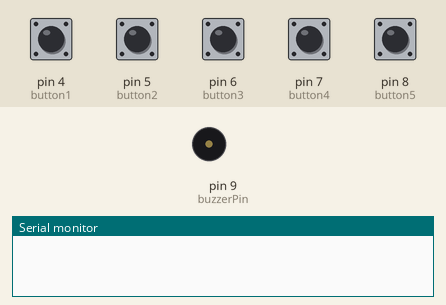
Recording of a sketch running on a simulated Arduino Uno, built with avr-gcc and run on an emulated ATmega328P. Parts: buzzer (waves = sounding), the last lines printed to the serial monitor. The inputs (shaded band) are chosen by the test bench; at power-on: pin 4 (button1), pin 5 (button2), pin 6 (button3), pin 7 (button4), pin 8 (button5) HIGH.

Above: at 1.2 s.
1.3 s: pin 4 (button1) pulled LOW for 0.15 s
At 1.4 s:
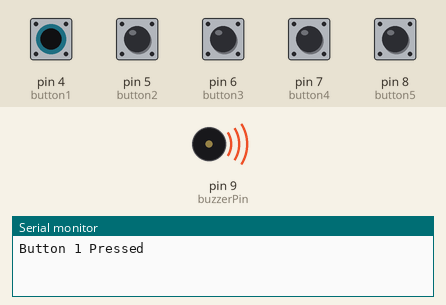
3.0 s: pin 5 (button2) pulled LOW for 0.15 s
At 3.9 s:
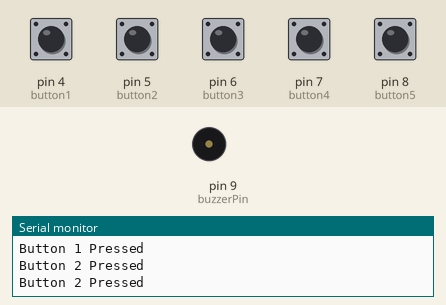
4.7 s: pin 6 (button3) pulled LOW for 0.15 s
At 4.8 s:
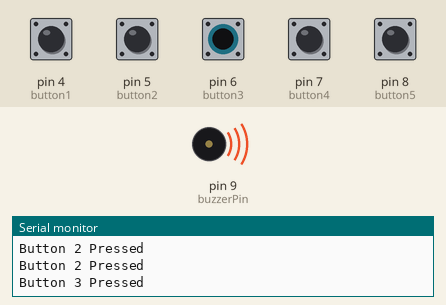
6.4 s: pin 7 (button4) pulled LOW for 0.15 s
At 7.8 s:
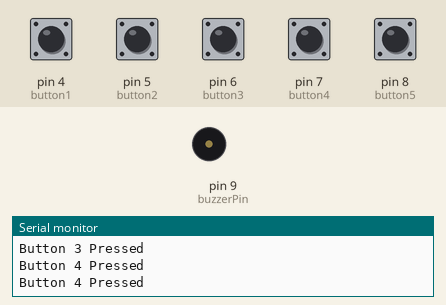
8.1 s: pin 8 (button5) pulled LOW for 0.15 s
At 8.2 s:
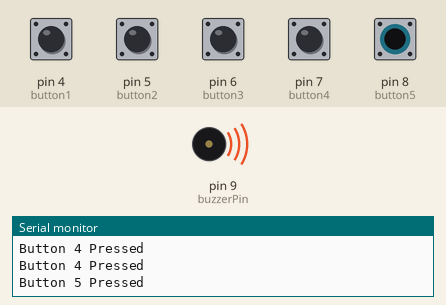
Timing chart, 0 to 10.8 s (numbered marks = the images above; inputs shaded):
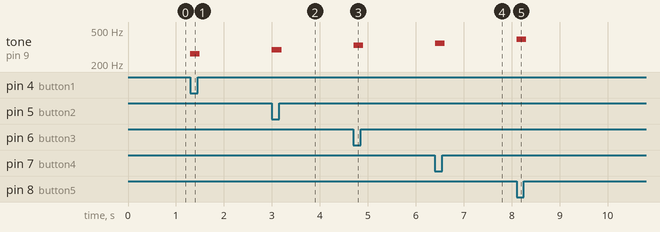

Measured:
- after the input at 1.3 s, tone on pin 9 (buzzerPin): silent → 262 Hz at once, → silent 0.20 s later
- after the input at 3.0 s, tone on pin 9 (buzzerPin): silent → 294 Hz at once, → silent 0.20 s later
- after the input at 4.7 s, tone on pin 9 (buzzerPin): silent → 330 Hz at once, → silent 0.20 s later
- after the input at 6.4 s, tone on pin 9 (buzzerPin): silent → 349 Hz at once, → silent 0.20 s later
- after the input at 8.1 s, tone on pin 9 (buzzerPin): silent → 392 Hz at once, → silent 0.20 s later

The sketch:

10.Arduino_Buzzer_Piano.ino
```cpp
/*
Components Used:
- Arduino Board
- Sensor Shield
- Buzzer
- 5 Push Buttons
- Breadboard
- Jumper Wires
*/

int buzzerPin = 9; // Buzzer connected to Pin 9

int button1 = 4; // Button 1 (C)
int button2 = 5; // Button 2 (D)
int button3 = 6; // Button 3 (E)
int button4 = 7; // Button 4 (F)
int button5 = 8; // Button 5 (G)

void setup() {
  pinMode(buzzerPin, OUTPUT); // Set buzzer pin as output
  pinMode(button1, INPUT_PULLUP);
  pinMode(button2, INPUT_PULLUP);
  pinMode(button3, INPUT_PULLUP);
  pinMode(button4, INPUT_PULLUP);
  pinMode(button5, INPUT_PULLUP);

  Serial.begin(9600); // Start Serial Monitor
}

void loop() {
  if (digitalRead(button1) == 0) {
    tone(buzzerPin, 262, 200); // C note
    Serial.println("Button 1 Pressed");
  }
  else if (digitalRead(button2) == 0) {
    tone(buzzerPin, 294, 200); // D note
    Serial.println("Button 2 Pressed");
  }
  else if (digitalRead(button3) == 0) {
    tone(buzzerPin, 330, 200); // E note
    Serial.println("Button 3 Pressed");
  }
  else if (digitalRead(button4) == 0) {
    tone(buzzerPin, 349, 200); // F note
    Serial.println("Button 4 Pressed");
  }
  else if (digitalRead(button5) == 0) {
    tone(buzzerPin, 392, 200); // G note
    Serial.println("Button 5 Pressed");
  }
  else {
    noTone(buzzerPin); // Stop buzzer when no button is pressed
  }

  delay(100); // Small delay for better serial readability
}
```
